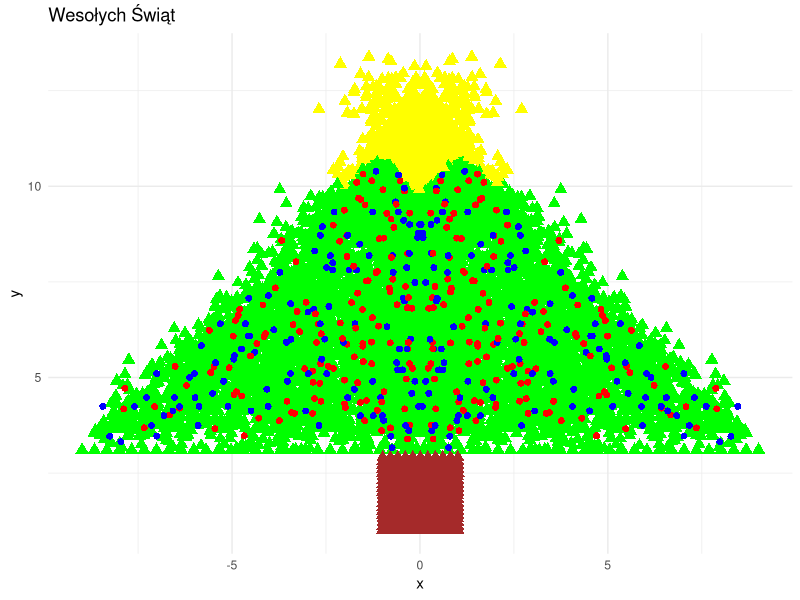

Source code (R):
library(ggplot2)
library(dplyr)
{
a<-c()
b<-c()

for(i in seq(1,10,by=0.33)){
    for(j in seq(1,i,by=1)){
      a<-c(a,c(j))
      b<-c(b,c(i))
    }
}

for(i in seq(1,5,by=1)){
  a<- c(a,a+runif(length(a))*0.8)
  b<- c(b,b + runif(length(b))*0.8)
}

a<-c(a,a)+2.1
b<-c(b,-b+20)




df<-data.frame(c(b-10,0,rep(seq(-1,1,by=0.2),20))+0.01,c(a,2,rep(seq(1, 2.9, by = 0.1), each = 11))+0.01)
colnames(df)<-c("x","y")
df<-df %>% 
  mutate(color=case_when(
    y<=3 ~"brown",
     y> abs(x)+9.8 | abs(x+2)+10<y | abs(x-2)+10<y ~"yellow",
     y^3 < round(y^3) & y^3 >round(y^3)-0.03~ "red",
     y^2 >round(y^2) & y^2 <round(y^2)+0.03~ "blue",
     .default = "green"
  ),
  shape=case_when(
    color=="red" | color =="blue" ~16,
    TRUE ~ 17
  )) %>% 
  arrange(-shape)

ggplot(data=df,aes(x=x,y=y, color=as.factor(color)))+
  geom_point(size=df$shape-14,shape=df$shape)+
  theme_minimal()+
  ggtitle("Wesołych Świąt")+
  labs(color = "Kolor")+
  scale_color_manual(
    values = c(
      "brown" = "brown",
      "yellow" = "yellow",
      "red" = "red",
      "blue" = "blue",
      "green" = "green"),
    guide="none")
}
